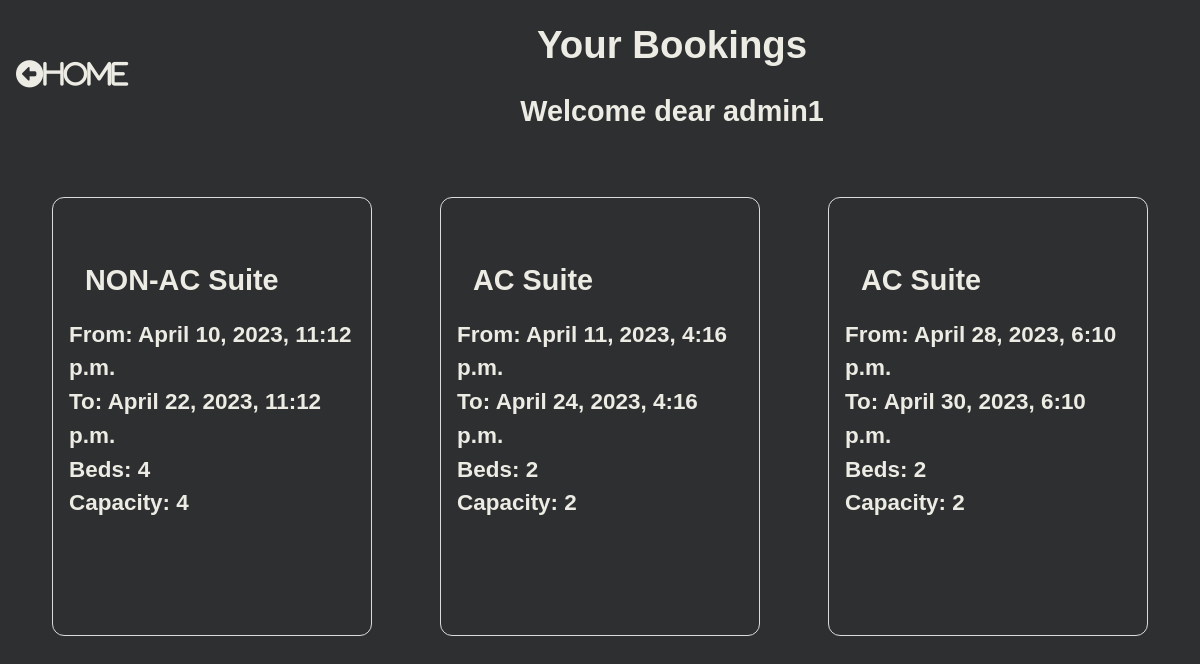
The page /booking_list/ (signed in) on the database its author committed.
### hotel/models.py (models this page shows, shortened)
class Booking(models.Model):
    user = models.ForeignKey(settings.AUTH_USER_MODEL,
                             on_delete=models.CASCADE)
    room = models.ForeignKey(Room, on_delete=models.CASCADE)
    check_in = models.DateTimeField()
    check_out = models.DateTimeField()
    def get_room_category(self):
        room_categories = dict(self.room.ROOM_CATEGORIES)
        room_category = room_categories.get(self.room.category)
        return room_category
    def get_cancel_booking_url(self):
        return reverse_lazy('hotel:CancelBookingView', args=[self.pk, ])
    def get_update_booking_url(self):
        return reverse_lazy('hotel:UpdateBookingView', args=[self.pk, ])

class Room(models.Model):
    ROOM_CATEGORIES = (
        ('YAC', 'AC'),
        ('NAC', 'NON-AC'),
        ('DEL', 'DELUXE'),
        ('KIN', 'KING'),
        ('QUE', 'QUEEN'),
    )
    number = models.IntegerField()
    category = models.CharField(max_length=3, choices=ROOM_CATEGORIES)
    beds = models.IntegerField()
    capacity = models.IntegerField()

### hotel/views.py (the view)
# urls.py: path('booking_list/', BookingListView.as_view(), name='BookingListView'),
class BookingListView(ListView):
    model = Booking
    template_name="booking_list_view.html"
    def get_queryset(self, *args, **kwargs):
        if self.request.user.is_staff:
            booking_list = Booking.objects.all()
            return booking_list
        else:
            booking_list = Booking.objects.filter(user=self.request.user)
            return booking_list

### hotel/templates/booking_list_view.html (shortened to what this page needs)
{% load static %}
<!DOCTYPE html>
<html lang="en">
<head>
    <link rel="stylesheet" href="{% static 'hotel/css/booking_list_view.css' %}">
</head>
<body>
    <div class="content">
        <div class="header">
            <div class="headings">
                <h1>Your Bookings</h1>
                <h2>Welcome dear {{user}}</h2>
            </div>
            <div class="home">
                <div class="home">
                    <a href="{% url 'hotel:RoomListView' %}"><i class="fas fa-arrow-alt-circle-left">Home</i></a>
                </div>
            </div>
        </div>
        <div class="bookings">
            {% for booking in booking_list %}
            <div class="booking">
                <div class="category">
                    <h2>{{booking.get_room_category}} Suite</h2>
                </div>
                <div class="from">
                    <h3>From: {{booking.check_in}}</h3>
                </div>
                <div class="to">
                    <h3>To: {{booking.check_out}}</h3>
                </div>
                <div class="beds">
                    <h3>Beds: {{booking.room.beds}}</h3>
                </div>
                <div class="capacity">
                    <h3>Capacity: {{booking.room.capacity}}</h3>
                </div>
                <div class="cancel"><a href="{{booking.get_cancel_booking_url}}" class="invisible"></a></div>
                <div class="cancel"><a href="{{booking.get_update_booking_url}}" class="invisible"></a></div>
            </div>
            {% endfor %}
        </div>
</body>
</html>

### hotel/static/hotel/css/booking_list_view.css (style rules this page uses)
* { padding:0; margin:0; box-sizing: border-box; }
body { font-family: sans-serif; background-color: rgb(46, 47, 48); color: rgb(236, 235, 228); line-height: 1.5; font-size: 1.2rem; text-align: center; }
.content { display: flex; flex-direction: column; }
.header { flex: 1; display: flex; flex-flow: row-reverse wrap; justify-content: space-evenly; align-items: center; }
.headings { flex:1.5; }
.home { flex:0.1; }
.bookings { margin-top: 2rem; flex:1; display: flex; flex-direction: row; flex-wrap: wrap; justify-content: space-evenly; }
.booking { flex:1; max-width:20vw; min-width: 20rem; text-align: left; border: 1px solid #dbdbdb; padding:1rem; border-radius: 0.75rem; margin:1rem; }
a i { margin: 1rem; color:rgb(236, 235, 228); text-decoration: none; }
.home a i { font-size: 1.7rem; }
h1,h2 { margin:1rem; }

### rows shown on the page
Booking: get_room_category "NON-AC", check_in "April 10, 2023, 11:12 p.m.", check_out "April 22, 2023, 11:12 p.m.", room.beds "4", room.capacity "4"
Booking: get_room_category "AC", check_in "April 11, 2023, 4:16 p.m.", check_out "April 24, 2023, 4:16 p.m.", room.beds "2", room.capacity "2"
Booking: get_room_category "AC", check_in "April 28, 2023, 6:10 p.m.", check_out "April 30, 2023, 6:10 p.m.", room.beds "2", room.capacity "2"

### other values the page prints
{{ user }} "admin1"
